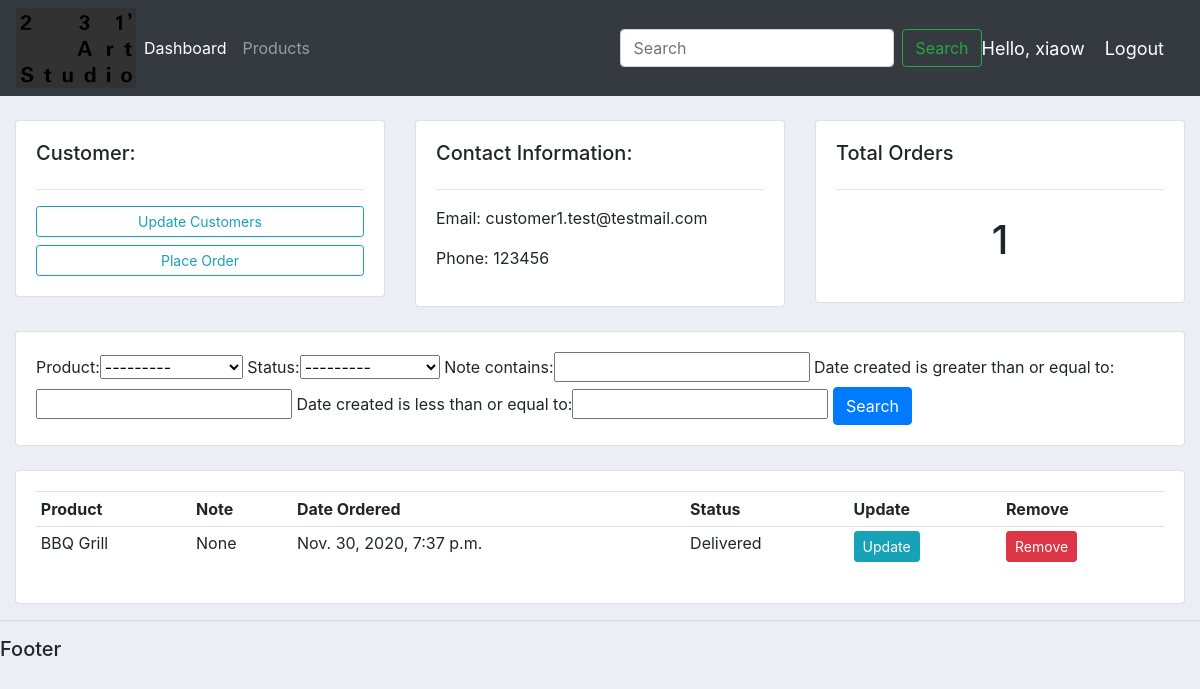
The app's page /customer/1/ (signed in) with its own data.
### accounts/models.py (models this page shows, shortened)
class Customer(models.Model):
	user = models.OneToOneField(User, null=True, blank=True, on_delete=models.CASCADE)
	name = models.CharField(max_length=200, null=True)
	phone = models.CharField(max_length=200, null=True)
	email = models.CharField(max_length=200, null=True)
	profile_pic = models.ImageField(default="bio-photo.jpg", null=True, blank=True)
	date_created = models.DateTimeField(auto_now_add=True, null=True)

class Order(models.Model):
	STATUS = (
		("Pending", "Pending"),
		("Out for delivery", "Out for delivery"),
		("Delivered", "Delivered"),
		)
	customer = models.ForeignKey(Customer, null=True, on_delete=models.SET_NULL)
	product = models.ForeignKey(Product, null=True, on_delete=models.SET_NULL)
	date_created = models.DateTimeField(auto_now_add=True, null=True)
	status = models.CharField(max_length=200, null=True, choices=STATUS)
	note = models.CharField(max_length=200, null=True)

class Product(models.Model):
	CATEGORY = (
		('Indoor', 'Indoor'),
		('OutDoor', 'OutDoor'),
		)
	name = models.CharField(max_length=200, null=True)
	price = models.FloatField(null=True)
	category = models.CharField(max_length=200, null=True, choices=CATEGORY)
	description = models.CharField(max_length=200, null=True, blank = True)
	date_created = models.DateTimeField(auto_now_add=True, null=True)
	tags = models.ManyToManyField(Tag)
	def __str__(self):
		return self.name

### accounts/decorators.py (the view)
		def wrapper_func(request, *args, **kwargs):
			group = None
			if request.user.groups.exists():
				group = request.user.groups.all()[0].name
			if group in allowed_roles:
				return view_func(request, *args, **kwargs)
			else:
				return HttpResponse("You are not authorized to view this page. ")

### accounts/views.py (called while the page is built)
@login_required(login_url='login')
@allowed_users(allowed_roles =['admin'])
def customer(request, pk_test):
	customer = Customer.objects.get(id=pk_test)
	orders = customer.order_set.all()
	order_count = orders.count()
	myFilter = OrderFilter(request.GET, queryset=orders)
	orders = myFilter.qs
	context = {'customer':customer, 'orders':orders, 'order_count': order_count, 'myFilter':myFilter}
	return render(request, "accounts/customer.html", context)

### accounts/templates/accounts/customer.html
{% extends 'accounts/main.html' %}
{% block content %}
<br>
<div class="row">
	<div class="col-md">
		<div class="card card-body">
			<h5>Customer:</h5>
			<hr>
			<a class="btn btn-outline-info btn-sm btn-block" href="">Update Customers</a>
			<a class="btn btn-outline-info btn-sm btn-block" href="{% url 'create_order' customer.id %}">Place Order</a>
		</div>
	</div>
	<div class="col-md">
		<div class="card card-body">
			<h5>Contact Information:</h5>
			<hr>
			<p>Email: {{customer.email}}</p>
			<p>Phone: {{customer.phone}}</p>
		</div>
	</div>
	<div class="col-md">
		<div class="card card-body">
			<h5>Total Orders</h5>
			<hr>
			<h1 style="text-align: center; padding:10px">{{order_count}}</h1>
		</div>
	</div>
</div>
<br>
<div class="row">
	<div class="col">
		<div class="card card-body">
			<form method='get'>
				{{myFilter.form}}
				<button class="btn btn-primary" type="submit">Search</button>
			</form>
		</div>
	</div>
</div>
<br>
<div class="row">
	<div class="col-md">
		<div class="card card-body">
			<table class="table table-sm">
				<tr>
					<th>Product</th>
					<th>Note</th>
					<th>Date Ordered</th>
					<th>Status</th>
					<th>Update</th>
					<th>Remove</th>
				</tr>
				{% for order in orders %}
				<tr>
					<td>{{order.product}}</td>
					<td>{{order.note}}</td>
					<td>{{order.date_created}}</td>
					<td>{{order.status}}</td>
					<td><a class="btn btn-sm btn-info" href="{% url 'update_order' order.id %}">Update</a></td>
					<td><a class="btn btn-sm btn-danger" href="{% url 'delete_order' order.id %} ">Remove</a></td>
				</tr>
				{% endfor %}
			</table>
		</div>
	</div>
</div>
{% endblock %}

### accounts/templates/accounts/navbar.html (shortened to what this page needs)
{% load static %}
<nav class="navbar navbar-expand-lg navbar-dark bg-dark">
  <img src="{% static 'images_files/logo_test.PNG' %}">
  <div class="collapse navbar-collapse" id="navbarSupportedContent">
    <ul class="navbar-nav mr-auto">
      {% if request.user.is_staff %}
      <li class="nav-item active">
        <a class="nav-link" href="{% url 'home' %}">Dashboard </a>
      </li>
      <li class="nav-item">
        <a class="nav-link" href="{% url 'products' %}">Products</a>
      </li>
      {% endif %}
    </ul>
    <form class="form-inline my-2 my-lg-0">
      <input class="form-control mr-sm-2" type="search" placeholder="Search" aria-label="Search">
      <button class="btn btn-outline-success my-2 my-sm-0" type="submit">Search</button>
    </form>
  </div>
  <span class="hello-msg">Hello, {{request.user}}</span>
  <span><a class="hello-msg" href="{% url 'logout' %}">Logout</a></span>
</nav>

### static/css_files/main.css (style rules this page uses)
body { background-color: #ebeff5; }

### accounts/templates/accounts/navbar.html (style rules this page uses)
.hello-msg { font-size: 18px; color: #fff; margin-right: 20px; }

### records on screen
Customer: email "customer1.test@testmail.com", phone "123456"
Order: product "BBQ Grill", note "None", date_created "Nov. 30, 2020, 7:37 p.m.", status "Delivered"

### other values on screen
{{ request.user }} "xiaow"
{{ order_count }} "1"
